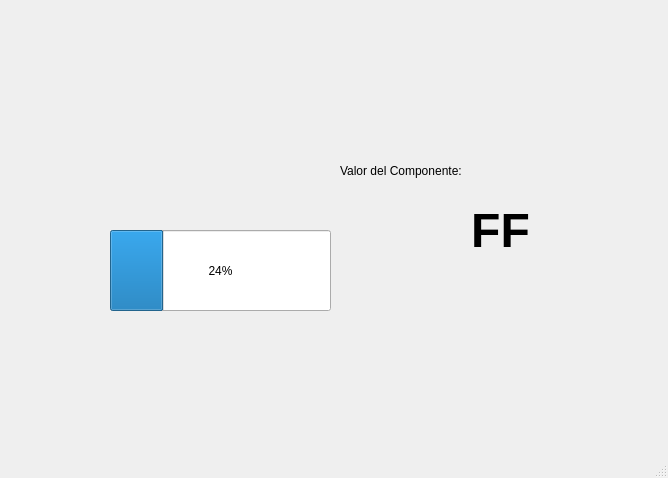
<?xml version="1.0" encoding="UTF-8"?>
<ui version="4.0">
 <class>MainWindow</class>
 <widget class="QMainWindow" name="MainWindow">
  <property name="geometry">
   <rect>
    <x>0</x>
    <y>0</y>
    <width>668</width>
    <height>478</height>
   </rect>
  </property>
  <property name="windowTitle">
   <string>MainWindow</string>
  </property>
  <property name="styleSheet">
   <string notr="true"/>
  </property>
  <widget class="QWidget" name="centralwidget">
   <widget class="QLabel" name="label_10">
    <property name="geometry">
     <rect>
      <x>520</x>
      <y>330</y>
      <width>131</width>
      <height>111</height>
     </rect>
    </property>
    <property name="styleSheet">
     <string notr="true"/>
    </property>
    <property name="text">
     <string/>
    </property>
    <property name="pixmap">
     <pixmap resource="recursos.qrc">:/AmongUs/amongBlanco.png</pixmap>
    </property>
    <property name="scaledContents">
     <bool>true</bool>
    </property>
   </widget>
   <widget class="QLabel" name="label_11">
    <property name="geometry">
     <rect>
      <x>20</x>
      <y>20</y>
      <width>621</width>
      <height>111</height>
     </rect>
    </property>
    <property name="styleSheet">
     <string notr="true"/>
    </property>
    <property name="text">
     <string/>
    </property>
    <property name="pixmap">
     <pixmap resource="recursos.qrc">:/Logos/uat.png</pixmap>
    </property>
    <property name="scaledContents">
     <bool>true</bool>
    </property>
   </widget>
   <widget class="QLabel" name="label">
    <property name="geometry">
     <rect>
      <x>340</x>
      <y>150</y>
      <width>161</width>
      <height>41</height>
     </rect>
    </property>
    <property name="text">
     <string>Valor del Componente:</string>
    </property>
   </widget>
   <widget class="QLabel" name="txt_valor">
    <property name="geometry">
     <rect>
      <x>420</x>
      <y>210</y>
      <width>161</width>
      <height>41</height>
     </rect>
    </property>
    <property name="font">
     <font>
      <pointsize>36</pointsize>
      <weight>75</weight>
      <bold>true</bold>
     </font>
    </property>
    <property name="text">
     <string>FF</string>
    </property>
    <property name="alignment">
     <set>Qt::AlignCenter</set>
    </property>
   </widget>
   <widget class="QProgressBar" name="progressBar">
    <property name="geometry">
     <rect>
      <x>110</x>
      <y>230</y>
      <width>221</width>
      <height>81</height>
     </rect>
    </property>
    <property name="value">
     <number>24</number>
    </property>
   </widget>
  </widget>
  <widget class="QMenuBar" name="menubar">
   <property name="geometry">
    <rect>
     <x>0</x>
     <y>0</y>
     <width>668</width>
     <height>24</height>
    </rect>
   </property>
  </widget>
  <widget class="QStatusBar" name="statusbar"/>
 </widget>
 <resources>
  <include location="recursos.qrc"/>
 </resources>
 <connections/>
</ui>
